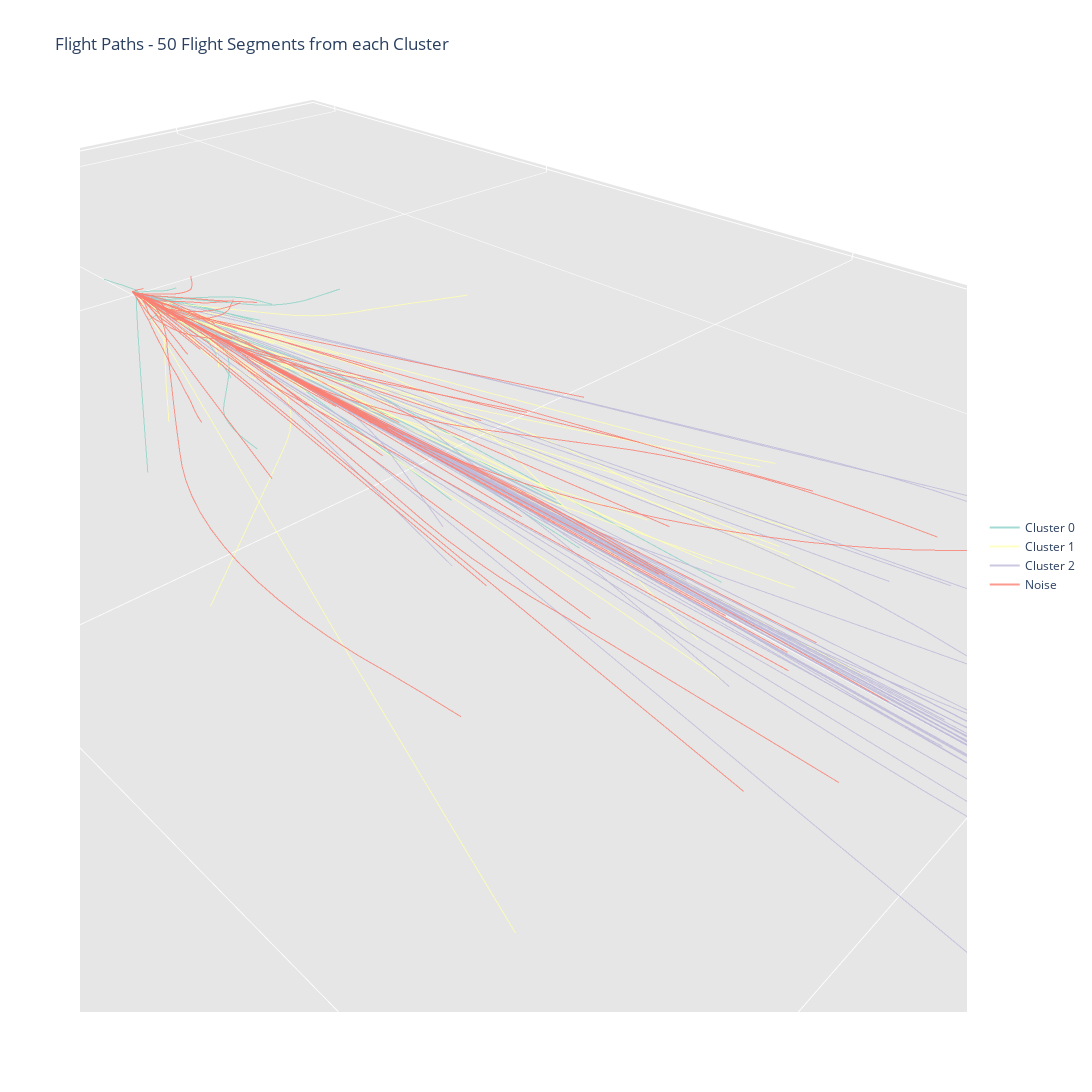

The notebook cell saved with this chart:
### Markdown cell above
Look at the means particularly, we can definitely see some distinct variations between the clusters. But to really see the variations between cluseters, lets plot them.

## Flight traces visualizations

### Visualizing all clusters

Below we will look at a random set of 50 trajectories from each cluster.

### Code cell
import plotly.graph_objects as go
import plotly.express as px
import plotly.io as pio
import numpy as np
from IPython.display import Image

# Get all unique clusters and sort them so -1 is last
all_clusters = sorted(trajectories['cluster'].unique())
if -1 in all_clusters:
    all_clusters.remove(-1)
    all_clusters.append(-1)

# Create the 3D scatter plot
fig = go.Figure()

# Calculate overall ranges and print them for debugging
x_min, x_max = trajectories['x'].min(), trajectories['x'].max()
y_min, y_max = trajectories['y'].min(), trajectories['y'].max()
z_min, z_max = trajectories['z'].min(), trajectories['z'].max()

print(f"X range: {x_min} to {x_max}")
print(f"Y range: {y_min} to {y_max}")
print(f"Z range: {z_min} to {z_max}")

max_range = max(x_max - x_min, y_max - y_min, z_max - z_min)
print(f"Max range: {max_range}")

# Calculate center point of the data
center_x = (x_max + x_min) / 2
center_y = (y_max + y_min) / 2
center_z = (z_max + z_min) / 2

print(f"Center point: ({center_x}, {center_y}, {center_z})")

# Simpler camera positioning for testing
camera_distance = max_range * 1.5  # Start with a wider view for testing
camera_x = center_x + camera_distance
camera_y = center_y + camera_distance
camera_z = center_z + camera_distance

# Create a color sequence for each cluster
cluster_colors = px.colors.qualitative.Set3
# If we need more colors than available in the palette, we'll cycle through them
cluster_colors = cluster_colors * (len(all_clusters) // len(cluster_colors) + 1)

# Track total segments for title
total_segments = 0

# Process each cluster
for cluster_idx, cluster in enumerate(all_clusters):
    # Filter for current cluster
    cluster_data = trajectories[trajectories['cluster'] == cluster]
    
    # Convert decimal columns to float if needed
    numeric_columns = ['x', 'y', 'z']
    for col in numeric_columns:
        if cluster_data[col].dtype == 'object':
            cluster_data[col] = cluster_data[col].astype(float)
    
    # Get unique segment IDs for current cluster
    unique_segments = cluster_data['segment_id'].unique()
    
    # Get random sample of up to 50 segment IDs
    n_segments = min(50, len(unique_segments))
    selected_segments = np.random.choice(unique_segments, size=n_segments, replace=False)
    total_segments += n_segments
    
    cluster_name = 'Noise' if cluster == -1 else f'Cluster {cluster}'
    
    # Add each trajectory as a separate trace
    for idx, segment_id in enumerate(selected_segments):
        segment_data = cluster_data[cluster_data['segment_id'] == segment_id]
        
        fig.add_trace(go.Scatter3d(
            x=segment_data['x'],
            y=segment_data['y'],
            z=segment_data['z'],
            mode='lines',
            line=dict(
                width=2,
                color=cluster_colors[cluster_idx]
            ),
            opacity=0.8,
            name=cluster_name,
            showlegend=(idx == 0)  # Only show legend entry once per cluster
        ))

# Update layout for better visualization
fig.update_layout(
    title=f'Flight Paths - 50 Flight Segments from each Cluster',
    scene=dict(
        camera=dict(
            up=dict(x=0, y=0, z=1),
            center=dict(x=0, y=0, z=0),  # Center at origin for testing
            eye=dict(x=1.5, y=1.5, z=1.5)  # Simple isometric view
        ),
        aspectmode='data',  # Let Plotly determine the best aspect ratio based on data
        xaxis=dict(
            title='X',
            showbackground=True,
            backgroundcolor='rgb(230, 230,230)',
            range=[float(x_min - max_range*0.1), float(x_max + max_range*0.1)]
        ),
        yaxis=dict(
            title='Y',
            showbackground=True,
            backgroundcolor='rgb(230, 230,230)',
            range=[float(y_min - max_range*0.1), float(y_max + max_range*0.1)]
        ),
        zaxis=dict(
            title='Z',
            showbackground=True,
            backgroundcolor='rgb(230, 230,230)',
            range=[float(z_min - max_range*0.1), float(z_max + max_range*0.1)],
            nticks=1
        )
    ),
    width=1600,
    height=1200,
    showlegend=True,
    legend=dict(yanchor="middle", y=0.5)
)

# Display interactive plot
fig.show()

# Save static version
pio.write_image(fig, "all_clusters_paths.png")

Image("all_clusters_paths.png")
